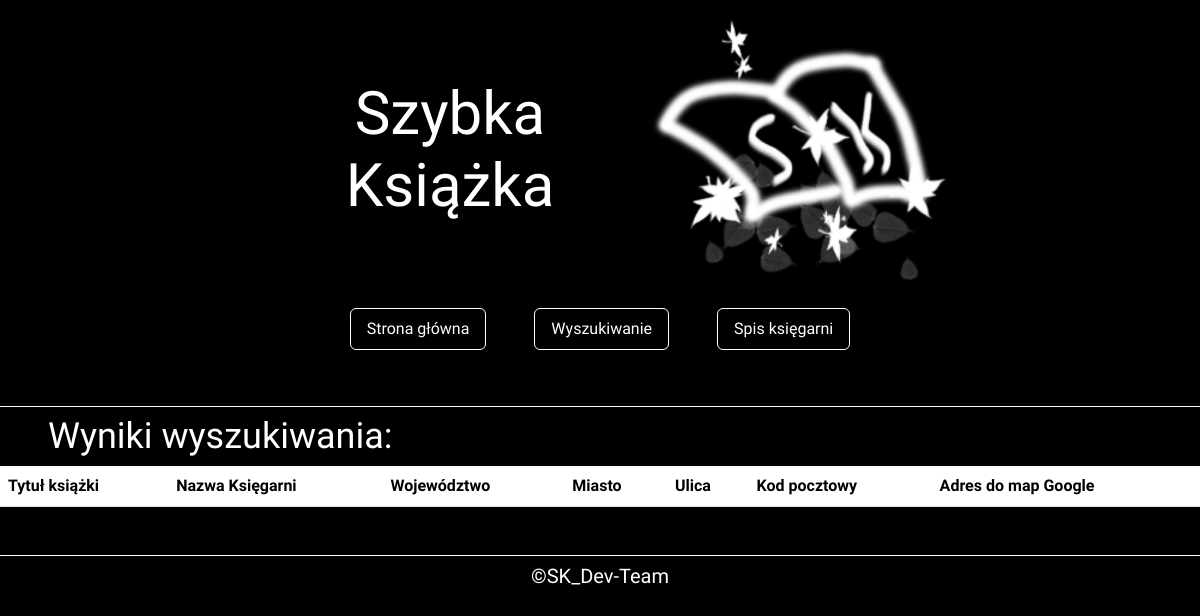
Before: /wynik.php?title=Księga1 with the older database file.
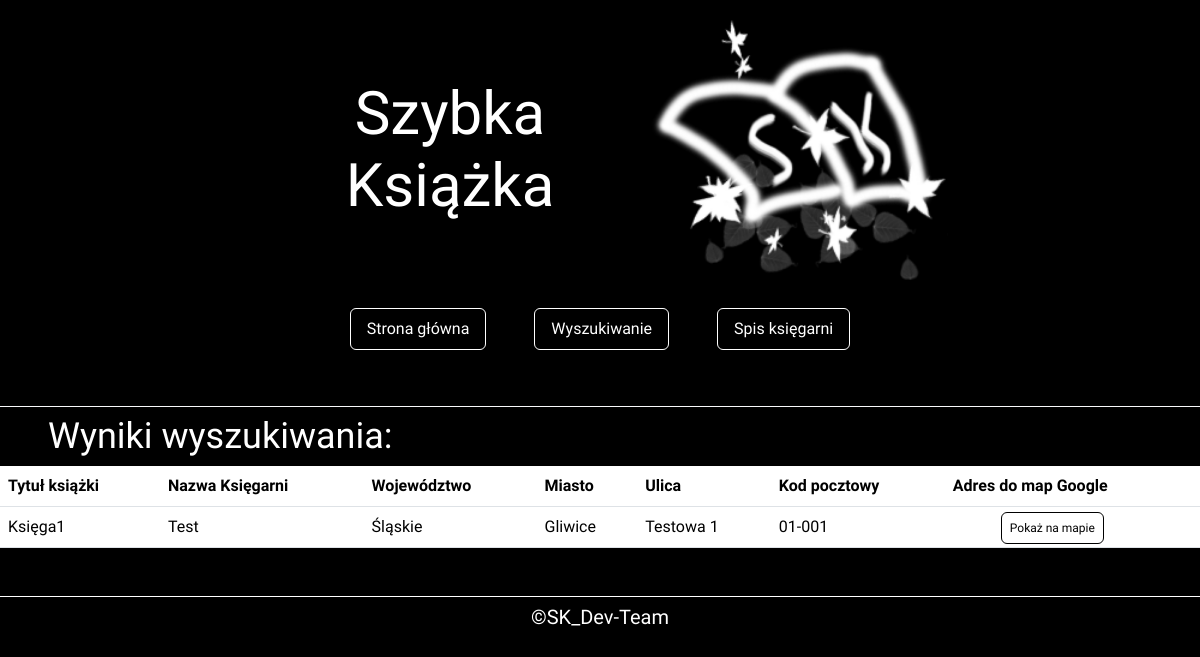
After: the same page with the newer database file.
### tables this page shows
CREATE TABLE `ksiazka` (
  `id_ksiazki` int(11) NOT NULL,
  `tytul` char(45) NOT NULL,
  `id_autora` int(11) NOT NULL
);

CREATE TABLE `ksiegarnie` (
  `id_ksiegarni` int(11) NOT NULL,
  `nazwa` char(45) DEFAULT NULL,
  `id_miasta` int(11) NOT NULL,
  `ulica` char(45) DEFAULT NULL,
  `kod_pocztowy` char(10) DEFAULT NULL,
  `mapa` longtext NOT NULL
);

CREATE TABLE `wojewodztwa` (
  `id_woj` int(11) NOT NULL,
  `nazwa` char(45) NOT NULL
);

CREATE TABLE `miasta` (
  `id_miasta` int(11) NOT NULL,
  `nazwa` char(45) DEFAULT NULL,
  `id_woj` int(11) NOT NULL
);

### wynik.php (the view, shortened to what this page needs)
<?php
    $con = mysqli_connect("localhost","root","","sk_db");
?>
<!doctype html>
<html lang="pl">
  <head>
    <link href="https://cdn.jsdelivr.net/npm/bootstrap@5.3.3/dist/css/bootstrap.min.css" rel="stylesheet">
    <link rel="stylesheet" href="css/main.css">
  </head>
  <body>
  <header  class=" d-flex justify-content-center border-bottom border-light align-items-center flex-wrap" >
    <h1 class="w-25 mx-5 my-5 text-wrap text-center">Szybka Książka</h1>
    <img class="w-25" src="img/LOGO - Copy.png" alt="Logo witryny">
  <nav class="nav d-flex justify-content-center align-items-center w-50 mb-5">
  <a class=" rounded nav-link border border-white active me-5 my-2 text-white" aria-current="page" href="index.php">Strona główna</a>
  <a class="rounded nav-link border border-white me-5 my-2 text-white" href="wyszukiwanie.php">Wyszukiwanie</a>
  <a class="rounded nav-link border border-white  my-2 text-white" href="spis_ksiegarni.php">Spis księgarni</a>
</nav>
</header>
    <main class="mb-5">
    <h2 class='ms-5 mt-2'>Wyniki wyszukiwania:</h2>
    <?php
      if(empty($_GET['title'])){
        echo "Podaj tytuł książki.";
        header("Refresh:2; url=wyszukiwanie.php");
      }else{
        if(empty($_get['miasto'])){
          $zapytanie_q = "select ksiazka.tytul,ksiegarnie.nazwa as ks_n, wojewodztwa.nazwa as woj_n, miasta.nazwa as m_n, ksiegarnie.ulica, ksiegarnie.kod_pocztowy, ksiegarnie.mapa from ksiazka join ksiegarnia_ksiazka on ksiegarnia_ksiazka.id_ksiazki = ksiazka.id_ksiazki join ksiegarnie on ksiegarnie.id_ksiegarni = ksiegarnia_ksiazka.id_ksiegarni join miasta on miasta.id_miasta = ksiegarnie.id_miasta join wojewodztwa on wojewodztwa.id_woj = miasta.id_woj having ksiazka.tytul like" . "'%" . $_GET['title'] . "%'";
        }
        $ksiazki = $con->query($zapytanie_q);
        echo "<table class='table'><tr><th scope='col'>Tytuł książki</th><th scope='col'>Nazwa Księgarni</th><th scope='col'>Województwo</th><th scope='col'>Miasto</th><th scope='col'>Ulica</th><th scope='col'>Kod pocztowy</th><th scope='col'>Adres do map Google</th></tr>";
        while($rekord = $ksiazki->fetch_assoc()){
            echo "<tr><td>" . $rekord['tytul'] . "</td>";
            echo "<td>" . $rekord['ks_n'] . "</td>";
            echo "<td>" . $rekord['woj_n'] . "</td>";
            echo "<td>" . $rekord['m_n'] . "</td>";
            echo "<td>" . $rekord['ulica'] . "</td>";
            echo "<td>" . $rekord['kod_pocztowy'] . "</td>";
            echo "<td>" . "<a href='" .$rekord['mapa'] . "' target='_blank' class='rounded border border-black text-black ms-5 p-2'>" . "Pokaż na mapie</a>" . "</td>";
            echo "</tr>";
        }
        echo "</table>";
      }
?>
    </main>
    <footer class="border-top border-white"><h5 class="text-center mt-2">&copy;SK_Dev-Team</h5></footer>
  </body>
</html>

Changed rows visible on the page:
added ksiazka: tytul "Księga1", ksiegarnie.nazwa "Test", wojewodztwa.nazwa "Śląskie", miasta.nazwa "Gliwice", ksiegarnie.ulica "Testowa 1", ksiegarnie.kod_pocztowy "01-001"
